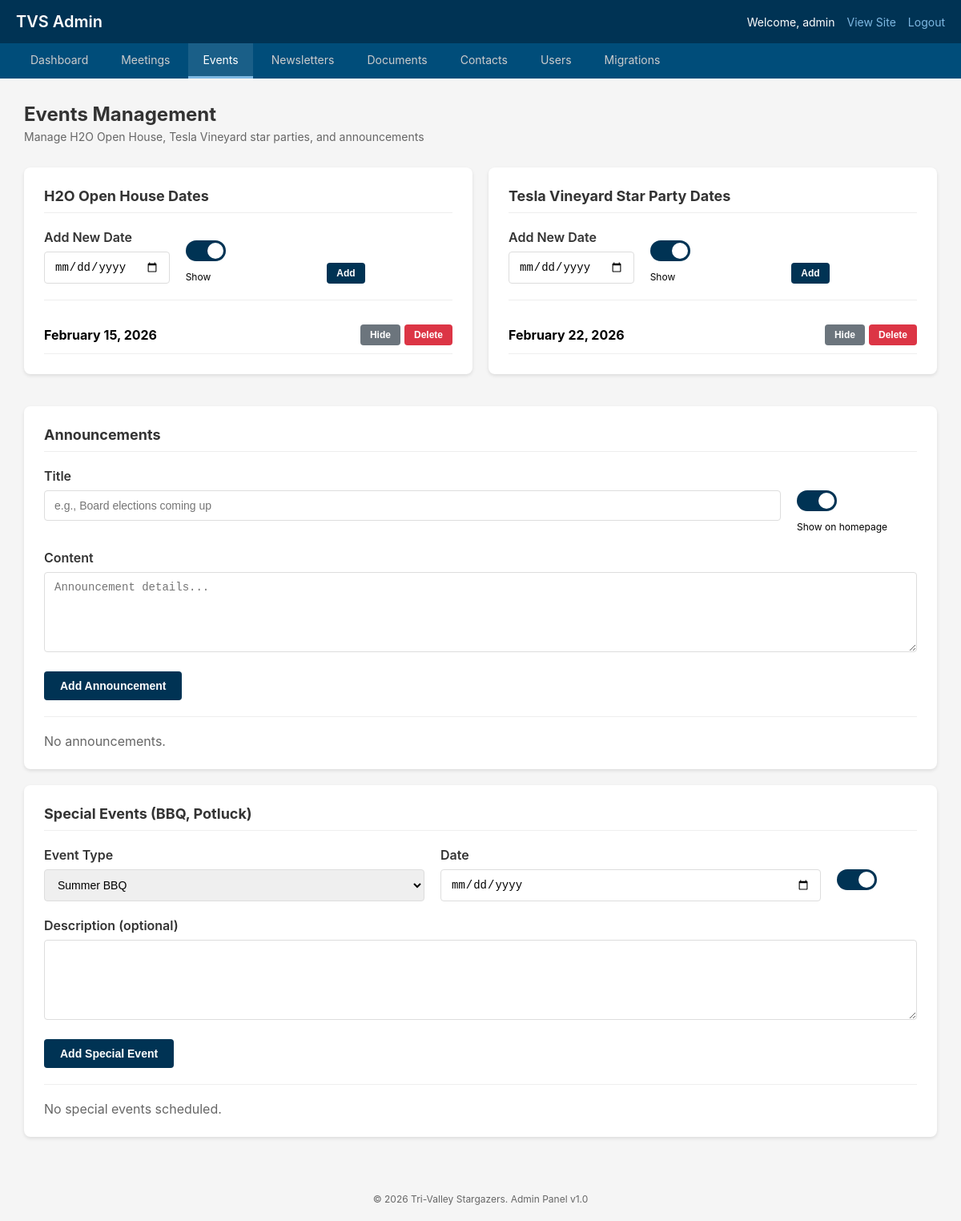
/admin/events.php (signed in), run on the app's committed database.
### tables this page shows
CREATE TABLE IF NOT EXISTS users (
    id INT AUTO_INCREMENT PRIMARY KEY,
    username VARCHAR(255) UNIQUE NOT NULL,
    password_hash VARCHAR(255) NOT NULL,
    email VARCHAR(255),
    role VARCHAR(50) DEFAULT 'publisher',
    created_at DATETIME DEFAULT CURRENT_TIMESTAMP,
    last_login DATETIME,
    is_active TINYINT DEFAULT 1
);

CREATE TABLE IF NOT EXISTS events (
    id INT AUTO_INCREMENT PRIMARY KEY,
    event_type VARCHAR(50) NOT NULL,   
    event_date DATE,
    title VARCHAR(255),
    description TEXT,
    is_visible TINYINT DEFAULT 1,
    sort_order INT DEFAULT 0,
    updated_by INT,
    updated_at DATETIME DEFAULT CURRENT_TIMESTAMP,
    FOREIGN KEY (updated_by) REFERENCES users(id)
);

### admin/events.php (the view, shortened to what the rows shown need)
<?php
require_once __DIR__ . '/../includes/db.php';
require_once __DIR__ . '/../includes/auth.php';
require_once __DIR__ . '/../includes/functions.php';
$h2oEvents = dbQuery("SELECT * FROM events WHERE event_type = 'h2o' ORDER BY event_date DESC");
$teslaEvents = dbQuery("SELECT * FROM events WHERE event_type = 'tesla' ORDER BY event_date DESC");
include __DIR__ . '/../includes/templates/admin_header.php';
?>
<div class="page-header">
    <h2>Events Management</h2>
</div>
<div style="display: grid; grid-template-columns: 1fr 1fr; gap: 20px;">
    <div class="card">
        <?php if ($h2oEvents): ?>
            <?php foreach ($h2oEvents as $event): ?>
                <div style="display: flex; justify-content: space-between; align-items: center; padding: 10px 0; border-bottom: 1px solid #eee;">
                    <div>
                        <strong><?= formatDate($event['event_date']) ?></strong>
                    </div>
                    <div style="display: flex; gap: 5px;">
                        <form method="POST" action="" style="display: inline;">
                            <button type="submit" class="btn btn-small btn-secondary">
                                <?= $event['is_visible'] ? 'Hide' : 'Show' ?>
                            </button>
                        </form>
                        <form method="POST" action="" style="display: inline;"
                              onsubmit="return confirm('Delete this date?');">
                            <button type="submit" class="btn btn-small btn-danger">Delete</button>
                        </form>
                    </div>
                </div>
            <?php endforeach; ?>
        <?php else: ?>
            <p style="color: #666;">No H2O dates scheduled.</p>
        <?php endif; ?>
    </div>
    <div class="card">
        <?php if ($teslaEvents): ?>
            <?php foreach ($teslaEvents as $event): ?>
                <div style="display: flex; justify-content: space-between; align-items: center; padding: 10px 0; border-bottom: 1px solid #eee;">
                    <div>
                        <strong><?= formatDate($event['event_date']) ?></strong>
                    </div>
                    <div style="display: flex; gap: 5px;">
                        <form method="POST" action="" style="display: inline;">
                            <button type="submit" class="btn btn-small btn-secondary">
                                <?= $event['is_visible'] ? 'Hide' : 'Show' ?>
                            </button>
                        </form>
                        <form method="POST" action="" style="display: inline;"
                              onsubmit="return confirm('Delete this date?');">
                            <button type="submit" class="btn btn-small btn-danger">Delete</button>
                        </form>
                    </div>
                </div>
            <?php endforeach; ?>
        <?php else: ?>
            <p style="color: #666;">No Tesla dates scheduled.</p>
        <?php endif; ?>
    </div>
</div>
<?php include __DIR__ . '/../includes/templates/admin_footer.php'; ?>

### includes/templates/admin_header.php (shortened to what the rows shown need)
<?php
requireAuth();
$user = auth()->getUser();
?>
<!DOCTYPE html>
<html lang="en">
<head>
</head>
<body>
    <header class="admin-header">
        <h1><a href="index.php">TVS Admin</a></h1>
        <div class="admin-user">
            <span>Welcome, <?= e($user['username']) ?></span>
            <a href="../index.php" target="_blank">View Site</a>
            <a href="logout.php">Logout</a>
        </div>
    </header>
    <main class="admin-content">

### data on the page
users: username "admin"
events: event_date "February 15, 2026", is_visible "Hide"
events: event_date "February 22, 2026", is_visible "Hide"
